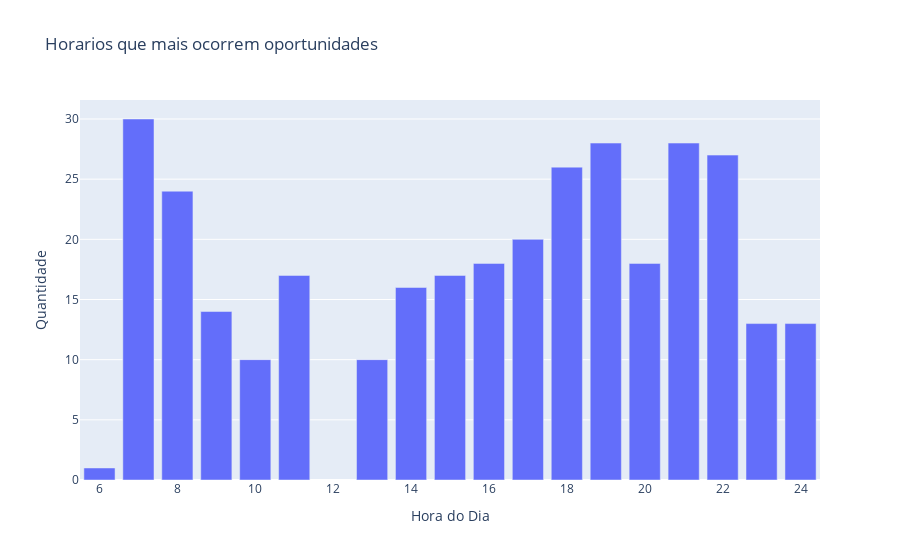

Notebook code cell kept with this figure:
### Code cell
dados = [go.Bar(x=hours.index, y=hours.values)]

configuracoes_layout =  go.Layout(title='Horarios que mais ocorrem oportunidades', yaxis={'title':'Quantidade'}, xaxis={'title': 'Hora do Dia'})

figura = go.Figure(data=dados, layout=configuracoes_layout)

# figura.write_image('oportunidades.png')
py.iplot(figura)

### Figure 1 — Plotly figure (JSON) as saved in the notebook; plotly's stock layout.template omitted (floating-point values rounded to 4 significant figures)
{"data": [{"type": "bar", "x": [6, 7, 8, 9, 10, 11, 13, 14, 15, 16, 17, 18, 19, 20, 21, 22, 23, 24], "y": [1, 30, 24, 14, 10, 17, 10, 16, 17, 18, 20, 26, 28, 18, 28, 27, 13, 13]}], "layout": {"title": {"text": "Horarios que mais ocorrem oportunidades"}, "xaxis": {"title": {"text": "Hora do Dia"}}, "yaxis": {"title": {"text": "Quantidade"}}}}
